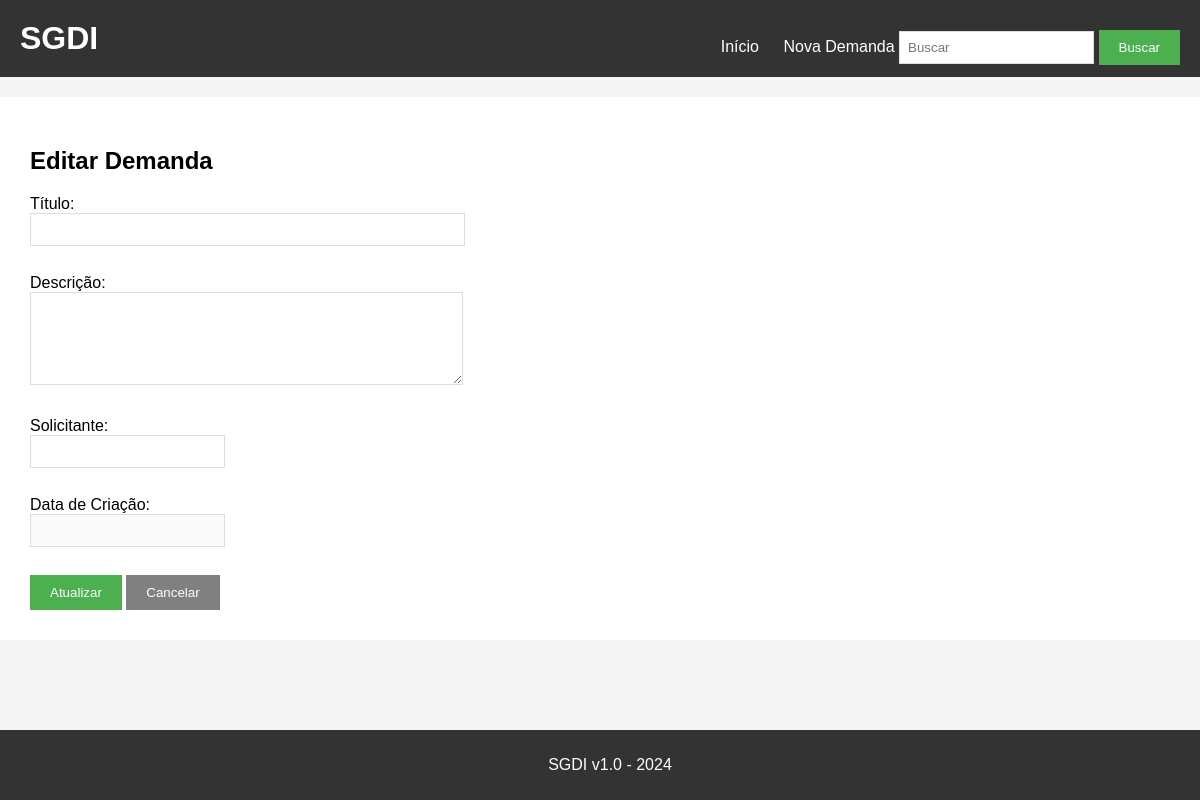
Page /editar/4 on the earlier database version.
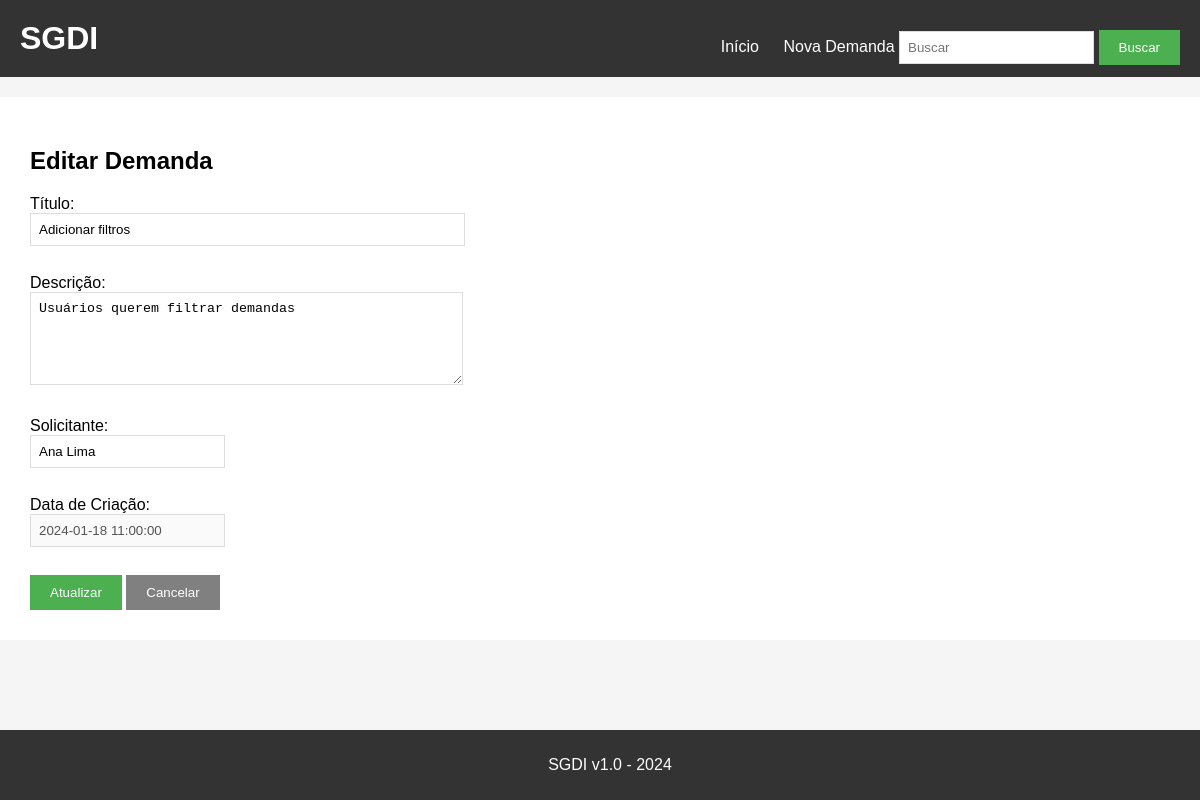
Same page on the later database version.
### tables this page shows
CREATE TABLE demandas (
    id INTEGER PRIMARY KEY AUTOINCREMENT,
    titulo TEXT NOT NULL,
    descricao TEXT,
    solicitante TEXT,
    data_criacao TEXT
);

### app.py (the view, shortened to what this page needs)
@app.route('/editar/<id>', methods=['GET', 'POST'])
def editar(id):
    conn = sqlite3.connect('demandas.db')
    cursor = conn.cursor()
    demanda = cursor.execute(f'SELECT * FROM demandas WHERE id={id}').fetchone()
    conn.close()
    return render_template('editar.html', demanda=demanda)

### templates/editar.html
{% extends "base.html" %}
{% block content %}
<h2>Editar Demanda</h2>
<form method="POST" action="/editar/{{ demanda[0] }}">
    <div>
        <label>Título:</label><br>
        <input type="text" name="titulo" value="{{ demanda[1] }}" size="50">
    </div>
    <br>
    <div>
        <label>Descrição:</label><br>
        <textarea name="descricao" rows="5" cols="50">{{ demanda[2] }}</textarea>
    </div>
    <br>
    <div>
        <label>Solicitante:</label><br>
        <input type="text" name="solicitante" value="{{ demanda[3] }}">
    </div>
    <br>
    <div>
        <label>Data de Criação:</label><br>
        <input type="text" value="{{ demanda[4] }}" disabled>
    </div>
    <br>
    <button type="submit">Atualizar</button>
    <a href="/"><button type="button">Cancelar</button></a>
</form>
{% endblock %}

Differences in the rows shown:
now on this page (row edited): demandas: titulo "Adicionar filtros", descricao "Usuários querem filtrar demandas", solicitante "Ana Lima", data_criacao "2024-01-18 11:00:00"
